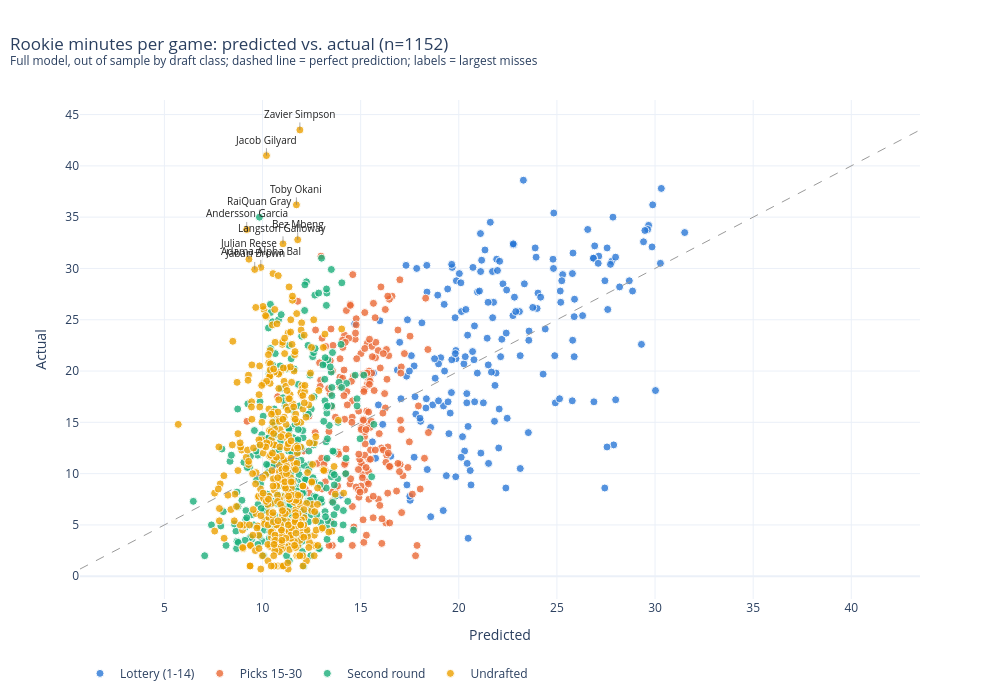
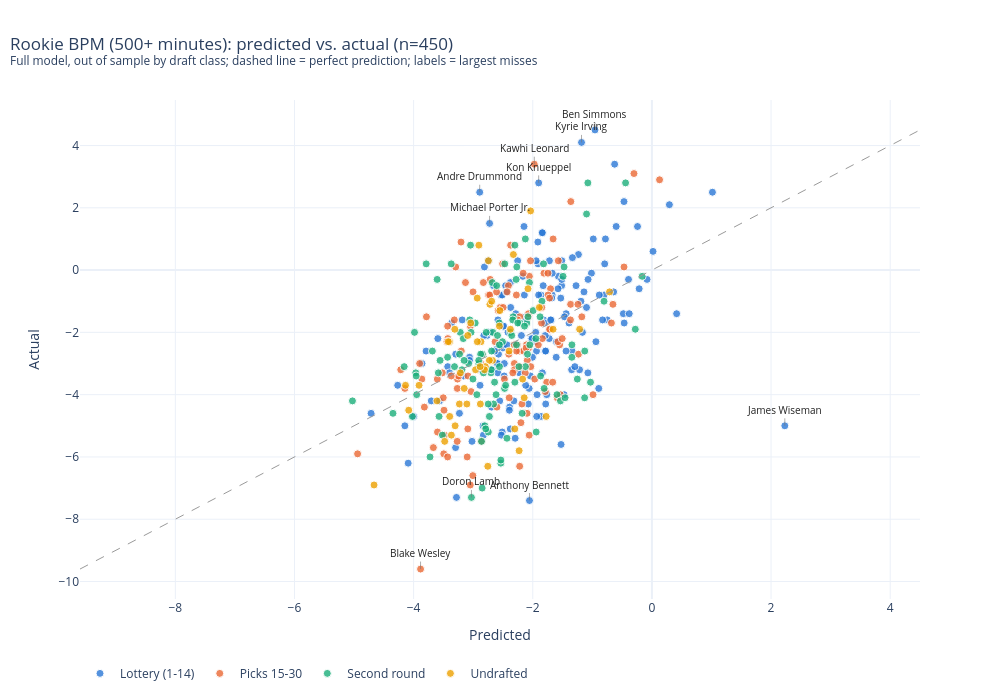
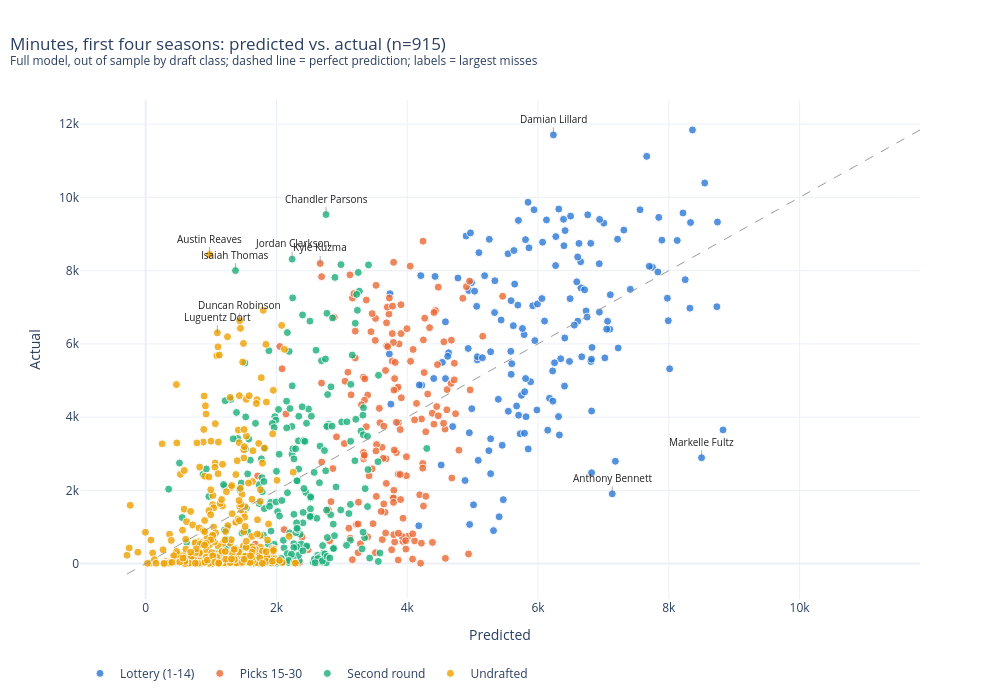
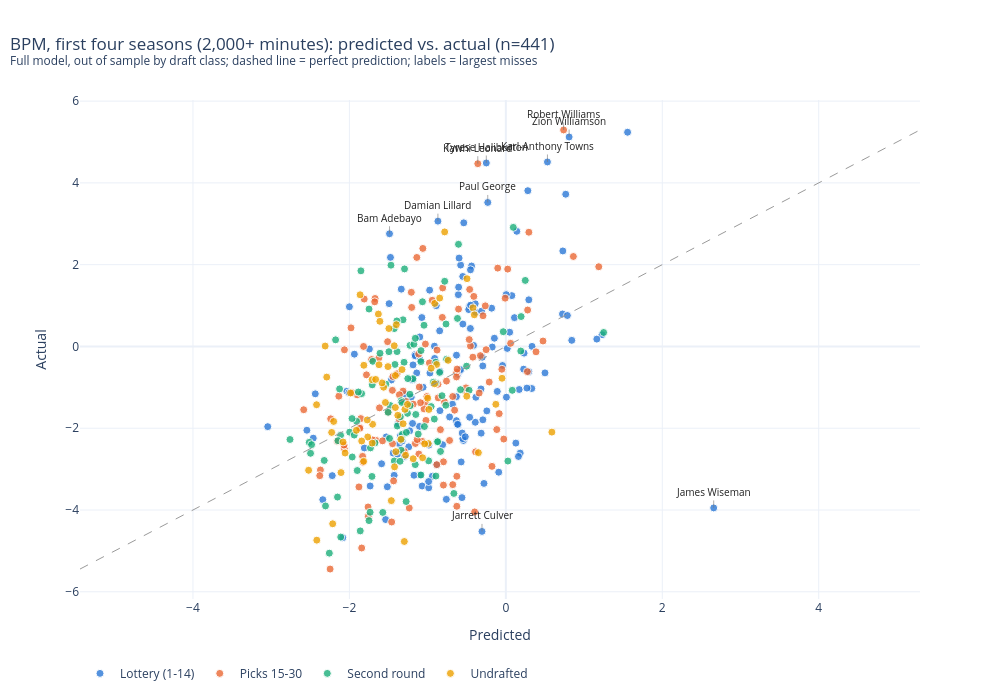

Source (notebook cell) for these figures, in order:
### Markdown cell above
## Predicted vs. actual

### Code cell
preds = {t: out_of_fold(df, t, FULL) for t in TARGETS}
for target in TARGETS:
    plot_predicted_vs_actual(df, preds[target], target).show()

### Figure 1 — Plotly figure (JSON) as saved in the notebook; plotly's stock layout.template omitted (floating-point values rounded to 4 significant figures; data arrays with more than 128 entries replaced by an {"elided": "..."} marker saying what was removed)
{"data": [{"customdata": {"elided": "188x4 mixed values"}, "hovertemplate": "<b>%{customdata[0]}</b> (%{customdata[1]}, %{customdata[2]} draft class)<br>Pick %{customdata[3]}<br>Predicted %{x:.1f} · Actual %{y:.1f}<extra></extra>", "marker": {"color": "#2a78d6", "line": {"color": "white", "width": 1}, "opacity": 0.8, "size": 8}, "mode": "markers", "name": "Lottery (1-14)", "type": "scatter", "x": {"elided": "188 float values"}, "y": {"elided": "188 float values"}}, {"customdata": {"elided": "212x4 mixed values"}, "hovertemplate": "<b>%{customdata[0]}</b> (%{customdata[1]}, %{customdata[2]} draft class)<br>Pick %{customdata[3]}<br>Predicted %{x:.1f} · Actual %{y:.1f}<extra></extra>", "marker": {"color": "#eb6834", "line": {"color": "white", "width": 1}, "opacity": 0.8, "size": 8}, "mode": "markers", "name": "Picks 15-30", "type": "scatter", "x": {"elided": "212 float values"}, "y": {"elided": "212 float values"}}, {"customdata": {"elided": "325x4 mixed values"}, "hovertemplate": "<b>%{customdata[0]}</b> (%{customdata[1]}, %{customdata[2]} draft class)<br>Pick %{customdata[3]}<br>Predicted %{x:.1f} · Actual %{y:.1f}<extra></extra>", "marker": {"color": "#1baf7a", "line": {"color": "white", "width": 1}, "opacity": 0.8, "size": 8}, "mode": "markers", "name": "Second round", "type": "scatter", "x": {"elided": "325 float values"}, "y": {"elided": "325 float values"}}, {"customdata": {"elided": "427x4 mixed values"}, "hovertemplate": "<b>%{customdata[0]}</b> (%{customdata[1]}, %{customdata[2]} draft class)<br>Pick %{customdata[3]}<br>Predicted %{x:.1f} · Actual %{y:.1f}<extra></extra>", "marker": {"color": "#eda100", "line": {"color": "white", "width": 1}, "opacity": 0.8, "size": 8}, "mode": "markers", "name": "Undrafted", "type": "scatter", "x": {"elided": "427 float values"}, "y": {"elided": "427 float values"}}, {"hoverinfo": "skip", "line": {"color": "#9a9a9a", "dash": "dash", "width": 1}, "mode": "lines", "showlegend": false, "type": "scatter", "x": [0.7, 43.5], "y": [0.7, 43.5]}], "layout": {"annotations": [{"arrowcolor": "#777777", "arrowhead": 0, "arrowwidth": 0.6, "ax": 0, "ay": -16, "font": {"color": "#222222", "size": 10}, "showarrow": true, "text": "Zavier Simpson", "x": 11.9, "y": 43.5}, {"arrowcolor": "#777777", "arrowhead": 0, "arrowwidth": 0.6, "ax": 0, "ay": -16, "font": {"color": "#222222", "size": 10}, "showarrow": true, "text": "Jacob Gilyard", "x": 10.2, "y": 41.0}, {"arrowcolor": "#777777", "arrowhead": 0, "arrowwidth": 0.6, "ax": 0, "ay": -16, "font": {"color": "#222222", "size": 10}, "showarrow": true, "text": "RaiQuan Gray", "x": 9.842, "y": 35.0}, {"arrowcolor": "#777777", "arrowhead": 0, "arrowwidth": 0.6, "ax": 0, "ay": -16, "font": {"color": "#222222", "size": 10}, "showarrow": true, "text": "Andersson Garcia", "x": 9.194, "y": 33.8}, {"arrowcolor": "#777777", "arrowhead": 0, "arrowwidth": 0.6, "ax": 0, "ay": -16, "font": {"color": "#222222", "size": 10}, "showarrow": true, "text": "Toby Okani", "x": 11.73, "y": 36.2}, {"arrowcolor": "#777777", "arrowhead": 0, "arrowwidth": 0.6, "ax": 0, "ay": -16, "font": {"color": "#222222", "size": 10}, "showarrow": true, "text": "Julian Reese", "x": 9.308, "y": 30.9}, {"arrowcolor": "#777777", "arrowhead": 0, "arrowwidth": 0.6, "ax": 0, "ay": -16, "font": {"color": "#222222", "size": 10}, "showarrow": true, "text": "Langston Galloway", "x": 11.04, "y": 32.4}, {"arrowcolor": "#777777", "arrowhead": 0, "arrowwidth": 0.6, "ax": 0, "ay": -16, "font": {"color": "#222222", "size": 10}, "showarrow": true, "text": "Bez Mbeng", "x": 11.79, "y": 32.8}, {"arrowcolor": "#777777", "arrowhead": 0, "arrowwidth": 0.6, "ax": 0, "ay": -16, "font": {"color": "#222222", "size": 10}, "showarrow": true, "text": "Jabari Brown", "x": 9.602, "y": 29.9}, {"arrowcolor": "#777777", "arrowhead": 0, "arrowwidth": 0.6, "ax": 0, "ay": -16, "font": {"color": "#222222", "size": 10}, "showarrow": true, "text": "Adama-Alpha Bal", "x": 9.914, "y": 30.1}], "height": 700, "hoverlabel": {"bgcolor": "white"}, "legend": {"orientation": "h", "x": 0, "y": -0.12}, "title": {"text": "Rookie minutes per game: predicted vs. actual (n=1152)<br><sup>Full model, out of sample by draft class; dashed line = perfect prediction; labels = largest misses</sup>", "x": 0.01}, "width": 1000, "xaxis": {"title": {"text": "Predicted"}}, "yaxis": {"title": {"text": "Actual"}}}}

### Figure 2 — Plotly figure (JSON) as saved in the notebook; plotly's stock layout.template omitted (floating-point values rounded to 4 significant figures; data arrays with more than 128 entries replaced by an {"elided": "..."} marker saying what was removed)
{"data": [{"customdata": {"elided": "168x4 mixed values"}, "hovertemplate": "<b>%{customdata[0]}</b> (%{customdata[1]}, %{customdata[2]} draft class)<br>Pick %{customdata[3]}<br>Predicted %{x:.1f} · Actual %{y:.1f}<extra></extra>", "marker": {"color": "#2a78d6", "line": {"color": "white", "width": 1}, "opacity": 0.8, "size": 8}, "mode": "markers", "name": "Lottery (1-14)", "type": "scatter", "x": {"elided": "168 float values"}, "y": {"elided": "168 float values"}}, {"customdata": {"elided": "121x4 mixed values"}, "hovertemplate": "<b>%{customdata[0]}</b> (%{customdata[1]}, %{customdata[2]} draft class)<br>Pick %{customdata[3]}<br>Predicted %{x:.1f} · Actual %{y:.1f}<extra></extra>", "marker": {"color": "#eb6834", "line": {"color": "white", "width": 1}, "opacity": 0.8, "size": 8}, "mode": "markers", "name": "Picks 15-30", "type": "scatter", "x": [-2.395, -2.096, -2.743, -2.038, -3.518, -1.701, -1.744, -2.408, -3.426, -1.719, -3.6, -2.258, -1.549, -2.847, -3.602, -0.3011, -2.182, -2.199, -2.22, -3.48, -2.057, -3.267, -2.222, -0.6542, -1.589, -0.6797, -3.087, -1.362, -2.153, -3.819, -3.503, -2.874, -4.216, -2.213, -2.721, -2.715, -2.092, -3.429, -2.579, -2.06, -2.161, -3.316, -2.372, -3.002, -2.106, -3.036, -3.13, -1.367, -2.476, -1.766, -2.829, -1.704, -2.275, -3.494, -1.538, -2.311, 0.1284, -1.577, -3.047, -2.608, -3.44, -1.974, -1.365, -3.264, -2.602, -3.785, -2.506, -3.862, -2.309, -1.85, -2.546, -1.665, -2.218, -2.308, -2.074, -2.402, -1.177, -2.034, -3.09, -3.049, -1.658, -1.812, -2.632, -3.006, -4.147, -2.126, -3.429, -2.43, -3.204, -2.069, -3.49, -1.789, -1.967, -2.274, -3.268, -2.254, -3.245, -2.072, -1.906, -1.839, -4.94, -2.864, -3.2, -2.497, -1.242, -3.101, -1.718, -3.368, -1.571, -2.335, -3.669, -1.506, -3.899, -1.745, -3.883, -3.294, -1.233, -0.4681, -1.854, -2.111, -0.9884], "y": [-4.1, -4.6, -0.8, 0.3, -3.3, -0.6, -0.8, -0.5, -2.2, -0.9, -5.2, -2.4, -2.4, -2.7, -3.5, 3.1, -4.3, -4.9, -6.3, -5.3, -0.2, -3.8, -2.6, -1.1, -4.1, -1.7, -3.4, 2.2, -2.6, -4.4, -4.1, -3.0, -3.2, -3.1, -0.8, -0.3, -2.9, -1.8, -1.3, -5.3, -0.1, -1.6, 0.8, -0.7, -2.4, -3.9, -0.4, -1.6, -3.5, -3.6, -0.4, -1.9, -0.8, -5.9, -4.0, -2.4, 2.9, -2.3, -1.8, -0.7, -2.3, 3.4, -1.1, -3.5, -4.4, -1.5, 0.2, -3.5, -3.0, -1.2, -1.2, -3.6, -1.5, -3.2, -1.5, -2.7, -1.5, -3.1, -5.1, -6.9, 1.0, -0.1, -2.3, -6.6, -3.8, -3.3, -6.0, -0.7, 0.9, -2.5, -4.5, -3.9, -3.5, -2.6, -5.5, -1.6, -3.4, -1.4, -2.4, -2.2, -5.9, -5.5, -2.6, -1.2, -1.1, -6.0, -1.9, -3.4, 0.3, -3.3, -5.7, -2.2, -3.0, -0.1, -9.6, 0.1, -2.7, 0.1, -1.7, -2.5, -4.0]}, {"customdata": {"elided": "112x4 mixed values"}, "hovertemplate": "<b>%{customdata[0]}</b> (%{customdata[1]}, %{customdata[2]} draft class)<br>Pick %{customdata[3]}<br>Predicted %{x:.1f} · Actual %{y:.1f}<extra></extra>", "marker": {"color": "#1baf7a", "line": {"color": "white", "width": 1}, "opacity": 0.8, "size": 8}, "mode": "markers", "name": "Second round", "type": "scatter", "x": [-2.1, -4.021, -3.314, -2.178, -1.868, -1.075, -2.089, -3.964, -2.679, -2.938, -2.86, -2.702, -3.573, -2.692, -2.124, -2.966, -2.559, -1.593, -4.158, -1.492, -3.789, -0.8036, -5.027, -3.556, -2.67, -2.746, -2.473, -2.081, -2.805, -1.129, -2.47, -1.846, -1.809, -1.993, -2.616, -2.827, -1.031, -2.456, -1.474, -3.957, -2.33, -3.949, -2.373, -1.127, -2.658, -2.3, -4.346, -3.985, -0.4421, -2.781, -3.076, -1.536, -3.369, -2.606, -2.537, -1.097, -1.877, -1.252, -3.03, -2.908, -3.217, -2.279, -3.685, -2.592, -2.85, -2.509, -2.231, -2.273, -1.344, -3.725, -2.847, -3.229, -3.058, -0.2787, -3.517, -2.698, -2.728, -2.336, -2.3, -2.875, -1.943, -2.268, -3.605, -3.43, -3.036, -2.049, -3.188, -2.055, -2.217, -1.947, -3.153, -1.458, -2.433, -2.562, -2.906, -2.125, -2.641, -3.044, -1.343, -0.1638, -2.56, -2.535, -3.004, -3.585, -3.166, -2.789, -2.748, -2.251, -2.353, -2.907, -1.819, -2.139], "y": [-1.7, -4.7, -3.1, -4.6, -3.4, 2.8, -2.7, -3.3, -0.4, -4.0, -5.5, -3.3, -4.7, -2.6, -3.1, -1.7, -3.1, -4.0, -3.1, -0.2, 0.2, -1.0, -4.2, -2.9, -2.0, -5.2, -3.8, -1.5, -5.0, -4.1, 0.2, -1.0, -3.8, -1.3, -4.0, -3.3, -3.6, -3.7, 0.1, -3.4, -1.5, -4.0, -2.0, -2.6, -4.3, -3.6, -4.6, -2.0, 2.8, -2.0, -3.0, -4.2, 0.2, -0.5, -6.2, 1.8, -1.5, -3.5, -7.3, -3.1, -2.0, -0.3, -2.6, -2.1, -7.0, -2.3, -3.1, -2.4, -2.8, -6.0, -2.7, -2.7, -1.6, -1.9, -5.3, -3.2, -4.7, -1.6, 0.8, -2.7, -5.2, 0.1, -0.3, -2.8, -2.0, -2.4, -3.2, -0.4, -1.7, -2.2, -2.9, -4.1, -5.4, -1.7, -3.0, 1.0, -3.6, 0.8, -2.4, -0.2, -2.4, -6.1, -3.5, -3.3, -2.2, -5.1, -4.3, -1.7, -2.1, -2.9, 0.2, -1.8]}, {"customdata": {"elided": "49x4 mixed values"}, "hovertemplate": "<b>%{customdata[0]}</b> (%{customdata[1]}, %{customdata[2]} draft class)<br>Pick %{customdata[3]}<br>Predicted %{x:.1f} · Actual %{y:.1f}<extra></extra>", "marker": {"color": "#eda100", "line": {"color": "white", "width": 1}, "opacity": 0.8, "size": 8}, "mode": "markers", "name": "Undrafted", "type": "scatter", "x": [-2.037, -1.775, -2.87, -3.092, -2.879, -3.303, -2.96, -3.231, -1.214, -2.676, -3.309, -2.728, -0.7114, -2.755, -2.905, -2.56, -4.136, -3.909, -2.719, -2.397, -2.93, -2.17, -2.301, -2.932, -4.082, -3.397, -2.797, -2.552, -1.889, -2.744, -2.144, -3.419, -2.325, -3.216, -2.375, -3.608, -2.229, -4.664, -3.366, -2.08, -3.106, -2.811, -2.884, -3.395, -3.04, -3.478, -1.659, -3.15, -2.69], "y": [1.9, -4.7, -2.3, -2.1, -4.3, -5.0, -3.2, -4.3, -1.9, -2.9, -1.9, -2.9, -0.7, -6.3, 0.8, -1.8, -3.7, -3.7, -1.1, -2.6, -2.3, -3.5, -5.1, -0.9, -4.5, -2.3, -3.1, -1.3, -1.2, 0.3, -4.1, -2.3, 0.5, -3.3, -1.9, -4.2, -5.8, -6.9, -5.3, -0.6, -4.3, -3.2, -3.1, -4.7, -1.7, -5.5, -1.9, -3.8, -1.0]}, {"hoverinfo": "skip", "line": {"color": "#9a9a9a", "dash": "dash", "width": 1}, "mode": "lines", "showlegend": false, "type": "scatter", "x": [-9.6, 4.5], "y": [-9.6, 4.5]}], "layout": {"annotations": [{"arrowcolor": "#777777", "arrowhead": 0, "arrowwidth": 0.6, "ax": 0, "ay": -16, "font": {"color": "#222222", "size": 10}, "showarrow": true, "text": "James Wiseman", "x": 2.231, "y": -5.0}, {"arrowcolor": "#777777", "arrowhead": 0, "arrowwidth": 0.6, "ax": 0, "ay": -16, "font": {"color": "#222222", "size": 10}, "showarrow": true, "text": "Blake Wesley", "x": -3.883, "y": -9.6}, {"arrowcolor": "#777777", "arrowhead": 0, "arrowwidth": 0.6, "ax": 0, "ay": -16, "font": {"color": "#222222", "size": 10}, "showarrow": true, "text": "Ben Simmons", "x": -0.9555, "y": 4.5}, {"arrowcolor": "#777777", "arrowhead": 0, "arrowwidth": 0.6, "ax": 0, "ay": -16, "font": {"color": "#222222", "size": 10}, "showarrow": true, "text": "Andre Drummond", "x": -2.891, "y": 2.5}, {"arrowcolor": "#777777", "arrowhead": 0, "arrowwidth": 0.6, "ax": 0, "ay": -16, "font": {"color": "#222222", "size": 10}, "showarrow": true, "text": "Kawhi Leonard", "x": -1.974, "y": 3.4}, {"arrowcolor": "#777777", "arrowhead": 0, "arrowwidth": 0.6, "ax": 0, "ay": -16, "font": {"color": "#222222", "size": 10}, "showarrow": true, "text": "Anthony Bennett", "x": -2.055, "y": -7.4}, {"arrowcolor": "#777777", "arrowhead": 0, "arrowwidth": 0.6, "ax": 0, "ay": -16, "font": {"color": "#222222", "size": 10}, "showarrow": true, "text": "Kyrie Irving", "x": -1.181, "y": 4.1}, {"arrowcolor": "#777777", "arrowhead": 0, "arrowwidth": 0.6, "ax": 0, "ay": -16, "font": {"color": "#222222", "size": 10}, "showarrow": true, "text": "Kon Knueppel", "x": -1.901, "y": 2.8}, {"arrowcolor": "#777777", "arrowhead": 0, "arrowwidth": 0.6, "ax": 0, "ay": -16, "font": {"color": "#222222", "size": 10}, "showarrow": true, "text": "Doron Lamb", "x": -3.03, "y": -7.3}, {"arrowcolor": "#777777", "arrowhead": 0, "arrowwidth": 0.6, "ax": 0, "ay": -16, "font": {"color": "#222222", "size": 10}, "showarrow": true, "text": "Michael Porter Jr.", "x": -2.725, "y": 1.5}], "height": 700, "hoverlabel": {"bgcolor": "white"}, "legend": {"orientation": "h", "x": 0, "y": -0.12}, "title": {"text": "Rookie BPM (500+ minutes): predicted vs. actual (n=450)<br><sup>Full model, out of sample by draft class; dashed line = perfect prediction; labels = largest misses</sup>", "x": 0.01}, "width": 1000, "xaxis": {"title": {"text": "Predicted"}}, "yaxis": {"title": {"text": "Actual"}}}}

### Figure 3 — Plotly figure (JSON) as saved in the notebook; plotly's stock layout.template omitted (floating-point values rounded to 4 significant figures; data arrays with more than 128 entries replaced by an {"elided": "..."} marker saying what was removed)
{"data": [{"customdata": {"elided": "157x4 mixed values"}, "hovertemplate": "<b>%{customdata[0]}</b> (%{customdata[1]}, %{customdata[2]} draft class)<br>Pick %{customdata[3]}<br>Predicted %{x:,.0f} · Actual %{y:,.0f}<extra></extra>", "marker": {"color": "#2a78d6", "line": {"color": "white", "width": 1}, "opacity": 0.8, "size": 8}, "mode": "markers", "name": "Lottery (1-14)", "type": "scatter", "x": {"elided": "157 float values"}, "y": {"elided": "157 float values"}}, {"customdata": {"elided": "172x4 mixed values"}, "hovertemplate": "<b>%{customdata[0]}</b> (%{customdata[1]}, %{customdata[2]} draft class)<br>Pick %{customdata[3]}<br>Predicted %{x:,.0f} · Actual %{y:,.0f}<extra></extra>", "marker": {"color": "#eb6834", "line": {"color": "white", "width": 1}, "opacity": 0.8, "size": 8}, "mode": "markers", "name": "Picks 15-30", "type": "scatter", "x": {"elided": "172 float values"}, "y": {"elided": "172 float values"}}, {"customdata": {"elided": "259x4 mixed values"}, "hovertemplate": "<b>%{customdata[0]}</b> (%{customdata[1]}, %{customdata[2]} draft class)<br>Pick %{customdata[3]}<br>Predicted %{x:,.0f} · Actual %{y:,.0f}<extra></extra>", "marker": {"color": "#1baf7a", "line": {"color": "white", "width": 1}, "opacity": 0.8, "size": 8}, "mode": "markers", "name": "Second round", "type": "scatter", "x": {"elided": "259 float values"}, "y": {"elided": "259 float values"}}, {"customdata": {"elided": "327x4 mixed values"}, "hovertemplate": "<b>%{customdata[0]}</b> (%{customdata[1]}, %{customdata[2]} draft class)<br>Pick %{customdata[3]}<br>Predicted %{x:,.0f} · Actual %{y:,.0f}<extra></extra>", "marker": {"color": "#eda100", "line": {"color": "white", "width": 1}, "opacity": 0.8, "size": 8}, "mode": "markers", "name": "Undrafted", "type": "scatter", "x": {"elided": "327 float values"}, "y": {"elided": "327 float values"}}, {"hoverinfo": "skip", "line": {"color": "#9a9a9a", "dash": "dash", "width": 1}, "mode": "lines", "showlegend": false, "type": "scatter", "x": [-285.9, 11840.0], "y": [-285.9, 11840.0]}], "layout": {"annotations": [{"arrowcolor": "#777777", "arrowhead": 0, "arrowwidth": 0.6, "ax": 0, "ay": -16, "font": {"color": "#222222", "size": 10}, "showarrow": true, "text": "Austin Reaves", "x": 976.6, "y": 8440.0}, {"arrowcolor": "#777777", "arrowhead": 0, "arrowwidth": 0.6, "ax": 0, "ay": -16, "font": {"color": "#222222", "size": 10}, "showarrow": true, "text": "Chandler Parsons", "x": 2758.0, "y": 9531.0}, {"arrowcolor": "#777777", "arrowhead": 0, "arrowwidth": 0.6, "ax": 0, "ay": -16, "font": {"color": "#222222", "size": 10}, "showarrow": true, "text": "Isaiah Thomas", "x": 1373.0, "y": 8001.0}, {"arrowcolor": "#777777", "arrowhead": 0, "arrowwidth": 0.6, "ax": 0, "ay": -16, "font": {"color": "#222222", "size": 10}, "showarrow": true, "text": "Jordan Clarkson", "x": 2239.0, "y": 8313.0}, {"arrowcolor": "#777777", "arrowhead": 0, "arrowwidth": 0.6, "ax": 0, "ay": -16, "font": {"color": "#222222", "size": 10}, "showarrow": true, "text": "Markelle Fultz", "x": 8501.0, "y": 2891.0}, {"arrowcolor": "#777777", "arrowhead": 0, "arrowwidth": 0.6, "ax": 0, "ay": -16, "font": {"color": "#222222", "size": 10}, "showarrow": true, "text": "Kyle Kuzma", "x": 2669.0, "y": 8195.0}, {"arrowcolor": "#777777", "arrowhead": 0, "arrowwidth": 0.6, "ax": 0, "ay": -16, "font": {"color": "#222222", "size": 10}, "showarrow": true, "text": "Damian Lillard", "x": 6235.0, "y": 11700.0}, {"arrowcolor": "#777777", "arrowhead": 0, "arrowwidth": 0.6, "ax": 0, "ay": -16, "font": {"color": "#222222", "size": 10}, "showarrow": true, "text": "Anthony Bennett", "x": 7135.0, "y": 1905.0}, {"arrowcolor": "#777777", "arrowhead": 0, "arrowwidth": 0.6, "ax": 0, "ay": -16, "font": {"color": "#222222", "size": 10}, "showarrow": true, "text": "Luguentz Dort", "x": 1096.0, "y": 6300.0}, {"arrowcolor": "#777777", "arrowhead": 0, "arrowwidth": 0.6, "ax": 0, "ay": -16, "font": {"color": "#222222", "size": 10}, "showarrow": true, "text": "Duncan Robinson", "x": 1438.0, "y": 6632.0}], "height": 700, "hoverlabel": {"bgcolor": "white"}, "legend": {"orientation": "h", "x": 0, "y": -0.12}, "title": {"text": "Minutes, first four seasons: predicted vs. actual (n=915)<br><sup>Full model, out of sample by draft class; dashed line = perfect prediction; labels = largest misses</sup>", "x": 0.01}, "width": 1000, "xaxis": {"title": {"text": "Predicted"}}, "yaxis": {"title": {"text": "Actual"}}}}

### Figure 4 — Plotly figure (JSON) as saved in the notebook; plotly's stock layout.template omitted (floating-point values rounded to 4 significant figures; data arrays with more than 128 entries replaced by an {"elided": "..."} marker saying what was removed)
{"data": [{"customdata": {"elided": "150x4 mixed values"}, "hovertemplate": "<b>%{customdata[0]}</b> (%{customdata[1]}, %{customdata[2]} draft class)<br>Pick %{customdata[3]}<br>Predicted %{x:.1f} · Actual %{y:.1f}<extra></extra>", "marker": {"color": "#2a78d6", "line": {"color": "white", "width": 1}, "opacity": 0.8, "size": 8}, "mode": "markers", "name": "Lottery (1-14)", "type": "scatter", "x": {"elided": "150 float values"}, "y": {"elided": "150 float values"}}, {"customdata": {"elided": "120x4 mixed values"}, "hovertemplate": "<b>%{customdata[0]}</b> (%{customdata[1]}, %{customdata[2]} draft class)<br>Pick %{customdata[3]}<br>Predicted %{x:.1f} · Actual %{y:.1f}<extra></extra>", "marker": {"color": "#eb6834", "line": {"color": "white", "width": 1}, "opacity": 0.8, "size": 8}, "mode": "markers", "name": "Picks 15-30", "type": "scatter", "x": [-1.156, -0.8119, -0.7193, -1.444, -1.672, -1.449, -1.313, -0.1038, -1.39, -0.4527, -1.138, -2.135, -0.7977, -1.782, -1.204, -0.6294, -1.831, -1.843, -1.107, -0.8361, -1.869, -1.061, -1.761, 0.2943, -0.3988, -0.8074, -1.615, -1.03, 0.4753, -1.114, 0.06119, -0.6787, -1.866, 0.2784, -1.112, -2.37, -1.045, -1.662, -1.716, -1.235, -1.902, -1.451, -0.9774, -1.623, -0.6309, -1.362, -1.577, -0.2122, -2.063, -0.7847, -0.7587, 0.3861, -1.827, -0.4679, -0.6547, -0.2624, -1.964, -1.758, -0.6044, -0.3256, -1.979, 1.188, -1.07, -1.361, -2.153, -0.679, -0.3868, -0.3583, -0.623, -2.065, -0.8793, -1.435, -1.46, -1.81, -2.068, -1.208, -1.819, -0.9412, -0.3406, -0.7978, -0.177, -0.5166, -0.8826, -1.133, -0.4095, -1.009, -1.28, -1.502, -2.584, -1.092, -1.511, -1.676, 0.2751, -0.6269, -1.028, -0.5095, -1.021, -0.05094, -0.8643, -0.4625, -0.6263, -1.706, -0.02635, -0.4216, -1.297, -2.239, -0.2918, -0.8671, -0.2518, -1.184, -2.379, -1.854, -2.246, -0.008505, -0.085, 0.02368, 0.7387, 0.8634, -1.878, -0.1158], "y": [-2.373, 0.71, -2.299, -0.7346, 1.173, -2.379, -1.092, 1.916, -0.6674, 0.01033, 2.177, -1.216, -2.821, -0.6947, 0.9542, -0.6314, -2.688, -4.929, -0.9921, -2.035, -1.981, 2.397, -3.926, 2.794, -4.048, 1.431, -1.502, -1.373, 0.1331, -0.1851, 0.07625, -3.38, -2.002, 0.8907, -2.631, -3.022, -1.528, -2.296, -0.3192, -3.95, -1.184, -1.074, -0.4024, -0.2785, -0.7457, -1.785, -2.308, -0.8705, -0.08239, -1.354, -0.8477, -0.1318, -2.831, 0.1686, -1.559, 0.9925, -1.131, -4.155, 0.9133, -0.2247, 0.4544, 1.949, -2.32, -1.18, -2.32, -1.224, -2.578, 4.47, -0.553, -2.498, -0.08881, -3.288, -4.293, 1.159, -2.411, 1.324, 0.0001866, 1.128, -1.139, -3.391, -2.933, -1.089, -2.891, -2.278, 1.224, -1.225, -1.341, -1.612, -1.548, -1.376, 0.1167, 1.091, -0.6158, -3.909, 0.05877, -1.013, -1.809, -0.5582, -1.257, 1.394, -3.175, -2.285, -2.265, -0.262, -2.57, -1.77, 0.7506, -0.9246, -0.07892, -1.411, -3.161, -1.764, -5.444, 1.18, -1.643, 1.891, 5.295, 2.2, -3.436, -2.032]}, {"customdata": {"elided": "104x4 mixed values"}, "hovertemplate": "<b>%{customdata[0]}</b> (%{customdata[1]}, %{customdata[2]} draft class)<br>Pick %{customdata[3]}<br>Predicted %{x:.1f} · Actual %{y:.1f}<extra></extra>", "marker": {"color": "#1baf7a", "line": {"color": "white", "width": 1}, "opacity": 0.8, "size": 8}, "mode": "markers", "name": "Second round", "type": "scatter", "x": [-1.257, -0.8777, -2.257, -1.225, -0.8467, -0.8714, -2.152, -1.315, -1.735, -0.8938, -1.041, -1.225, -1.853, -0.9551, -1.487, 0.08205, -2.513, -1.844, -1.295, -1.188, -0.8161, 0.1951, -2.176, -1.338, -2.759, -0.502, -1.349, -1.426, -1.158, -0.4698, -0.6182, -0.7571, -1.066, -1.301, -1.48, 0.09559, -0.6052, -2.322, -1.908, -1.426, -1.997, -2.497, -1.274, -2.305, -1.7, -1.085, -1.253, -0.8355, -1.322, -1.227, -0.8937, -1.966, -1.609, -1.417, -1.329, -1.9, -0.9262, -1.339, -0.9869, -1.731, 0.02616, -2.111, -0.7646, -1.673, -1.494, -0.9142, -1.388, -1.046, 0.1911, -1.964, -2.483, -1.938, -1.505, -1.353, -1.712, -0.8961, -0.7817, -2.113, -1.749, -1.885, -0.03281, -1.175, -1.272, -2.125, -1.12, -1.332, -1.391, -1.573, -0.58, -1.151, -2.146, -1.157, -1.749, -1.468, -1.861, 1.25, -1.534, -0.6642, -1.085, -1.085, -1.708, 0.2486, -0.7672, -1.393], "y": [-1.636, -2.327, -5.055, -1.449, -0.6345, -2.33, -3.683, 0.6526, -4.055, -0.895, -1.959, 0.02552, 1.849, -1.47, -2.249, -1.073, -2.346, -1.154, 1.896, -0.7888, -1.204, 0.7313, 0.1613, -1.328, -2.275, -0.4822, -1.723, -2.801, -2.889, -1.072, 0.6855, -0.3123, 1.093, -0.3875, -1.443, 2.912, 2.498, -2.788, -1.832, 0.4369, -2.096, -2.613, -3.793, -3.901, -0.3639, -0.3712, -0.7862, -2.567, -2.148, -1.168, -3.169, -1.763, -0.1661, -0.4404, -1.371, -3.035, -0.8771, -2.537, -2.797, -2.481, -2.803, -4.661, 0.5484, -2.359, -0.1279, -1.776, -1.946, 0.5187, -0.1112, -2.703, -2.401, -2.168, -1.609, -2.809, -3.179, -0.3863, 1.594, -2.175, 0.9146, -1.114, 0.3604, 0.05357, -2.102, -1.039, -2.143, -2.269, -0.126, -4.06, -1.057, -1.664, -2.304, 0.1994, -4.259, 1.987, -4.511, 0.3419, -0.9228, -3.595, -0.1013, -3.144, -0.9391, 1.615, -1.439, 0.6247]}, {"customdata": {"elided": "67x4 mixed values"}, "hovertemplate": "<b>%{customdata[0]}</b> (%{customdata[1]}, %{customdata[2]} draft class)<br>Pick %{customdata[3]}<br>Predicted %{x:.1f} · Actual %{y:.1f}<extra></extra>", "marker": {"color": "#eda100", "line": {"color": "white", "width": 1}, "opacity": 0.8, "size": 8}, "mode": "markers", "name": "Undrafted", "type": "scatter", "x": [-0.8846, -1.709, -0.9989, -1.064, -0.782, -1.766, -1.327, -0.9541, 0.5887, -1.313, -2.201, -0.9921, -1.427, -1.629, -2.42, -1.411, -0.1278, -1.406, -2.521, -0.4199, -1.562, -1.54, -1.29, -2.081, -1.342, -1.412, -0.7371, -1.464, -2.055, -1.709, -0.9091, -2.29, -0.9836, -1.495, -1.815, -1.038, -0.8456, -1.61, -1.257, -0.403, -1.381, -1.583, -2.227, -0.04853, -1.507, -1.704, -1.911, -1.863, -1.282, -1.4, -2.31, -1.621, -2.214, -2.417, -1.184, -1.843, -0.3509, -1.423, -1.664, -1.298, -1.818, -0.4965, -2.107, -0.9113, -1.985, -1.772, -0.4994], "y": [-0.4413, -2.362, -1.266, -2.722, 2.801, -2.215, -0.5657, -0.532, -2.095, -1.89, -1.834, -2.373, 0.01732, 0.7924, -1.425, -0.7111, -1.415, -2.573, -3.029, 0.9448, -0.9977, -1.371, -1.539, -2.336, -2.272, -1.494, -0.3394, -3.771, -2.607, -0.8126, 1.052, -0.7502, -1.541, 0.438, -0.4608, -2.382, 1.183, 0.6152, -1.417, 0.7738, -1.683, -0.8904, -2.103, -0.7785, -0.4927, -1.904, -2.052, 1.263, -2.661, 0.5323, 0.00954, -0.4476, -4.337, -4.738, -2.746, -2.312, -2.598, -2.946, -0.8065, -4.77, -2.81, 1.657, -3.085, -0.913, -1.138, -1.797, -1.217]}, {"hoverinfo": "skip", "line": {"color": "#9a9a9a", "dash": "dash", "width": 1}, "mode": "lines", "showlegend": false, "type": "scatter", "x": [-5.444, 5.295], "y": [-5.444, 5.295]}], "layout": {"annotations": [{"arrowcolor": "#777777", "arrowhead": 0, "arrowwidth": 0.6, "ax": 0, "ay": -16, "font": {"color": "#222222", "size": 10}, "showarrow": true, "text": "James Wiseman", "x": 2.657, "y": -3.949}, {"arrowcolor": "#777777", "arrowhead": 0, "arrowwidth": 0.6, "ax": 0, "ay": -16, "font": {"color": "#222222", "size": 10}, "showarrow": true, "text": "Kawhi Leonard", "x": -0.3583, "y": 4.47}, {"arrowcolor": "#777777", "arrowhead": 0, "arrowwidth": 0.6, "ax": 0, "ay": -16, "font": {"color": "#222222", "size": 10}, "showarrow": true, "text": "Tyrese Haliburton", "x": -0.2498, "y": 4.487}, {"arrowcolor": "#777777", "arrowhead": 0, "arrowwidth": 0.6, "ax": 0, "ay": -16, "font": {"color": "#222222", "size": 10}, "showarrow": true, "text": "Robert Williams", "x": 0.7387, "y": 5.295}, {"arrowcolor": "#777777", "arrowhead": 0, "arrowwidth": 0.6, "ax": 0, "ay": -16, "font": {"color": "#222222", "size": 10}, "showarrow": true, "text": "Zion Williamson", "x": 0.8091, "y": 5.123}, {"arrowcolor": "#777777", "arrowhead": 0, "arrowwidth": 0.6, "ax": 0, "ay": -16, "font": {"color": "#222222", "size": 10}, "showarrow": true, "text": "Bam Adebayo", "x": -1.487, "y": 2.757}, {"arrowcolor": "#777777", "arrowhead": 0, "arrowwidth": 0.6, "ax": 0, "ay": -16, "font": {"color": "#222222", "size": 10}, "showarrow": true, "text": "Jarrett Culver", "x": -0.3048, "y": -4.524}, {"arrowcolor": "#777777", "arrowhead": 0, "arrowwidth": 0.6, "ax": 0, "ay": -16, "font": {"color": "#222222", "size": 10}, "showarrow": true, "text": "Karl-Anthony Towns", "x": 0.532, "y": 4.512}, {"arrowcolor": "#777777", "arrowhead": 0, "arrowwidth": 0.6, "ax": 0, "ay": -16, "font": {"color": "#222222", "size": 10}, "showarrow": true, "text": "Damian Lillard", "x": -0.8684, "y": 3.065}, {"arrowcolor": "#777777", "arrowhead": 0, "arrowwidth": 0.6, "ax": 0, "ay": -16, "font": {"color": "#222222", "size": 10}, "showarrow": true, "text": "Paul George", "x": -0.2312, "y": 3.522}], "height": 700, "hoverlabel": {"bgcolor": "white"}, "legend": {"orientation": "h", "x": 0, "y": -0.12}, "title": {"text": "BPM, first four seasons (2,000+ minutes): predicted vs. actual (n=441)<br><sup>Full model, out of sample by draft class; dashed line = perfect prediction; labels = largest misses</sup>", "x": 0.01}, "width": 1000, "xaxis": {"title": {"text": "Predicted"}}, "yaxis": {"title": {"text": "Actual"}}}}
